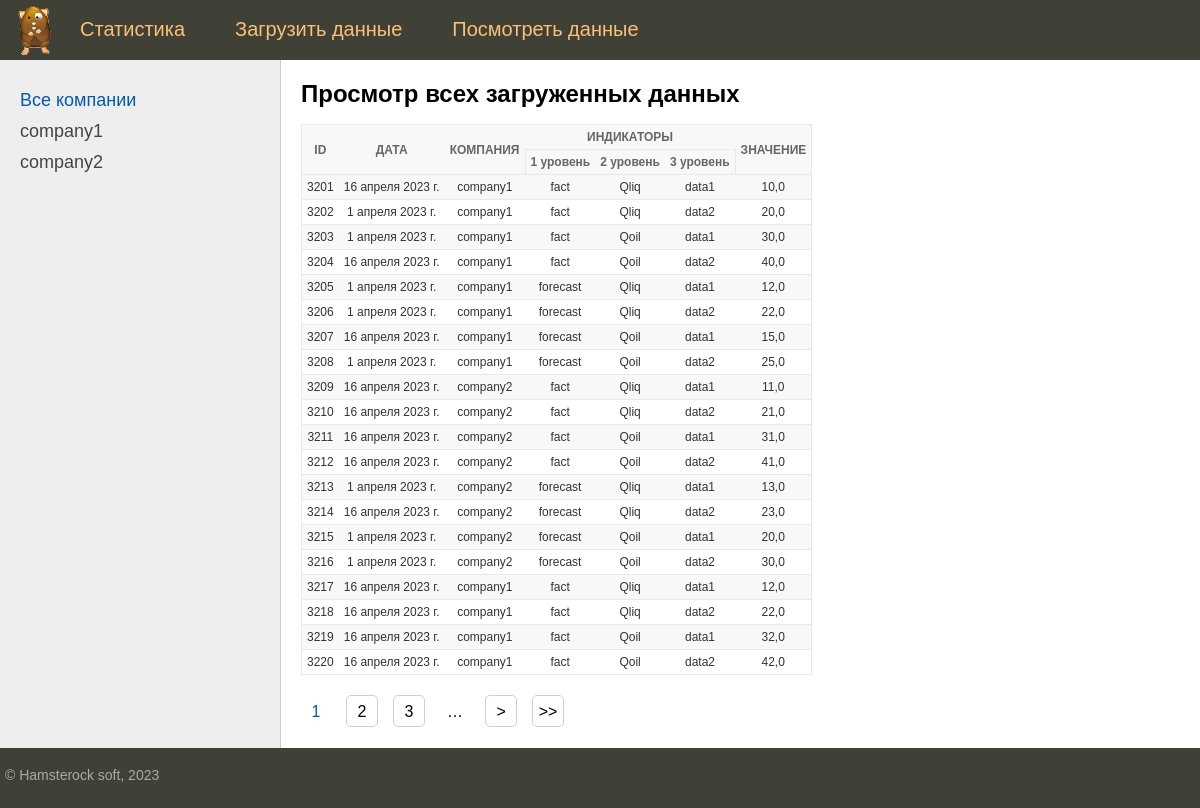
Page /data/0 on the committed database.
### main/models.py (models this page shows, shortened)
class Company(models.Model):
    name = models.CharField(max_length=100, unique=True, db_index=True, verbose_name='Наименование')
    def __str__(self):
        return f"{self.name}"
    class Meta:
        verbose_name = 'Компания'
        verbose_name_plural = 'Компании'
        ordering = ['name']

class Statistics(models.Model):
    stats_date = models.DateField(null=False, blank=False, db_index=True, verbose_name='Дата замера')
    company = models.ForeignKey('Company', on_delete=models.PROTECT, verbose_name='Компания')
    first_level_indicator = models.ForeignKey('Indicator', on_delete=models.PROTECT, null=False,
                                              blank=False, related_name='first_level_statistics',
                                              verbose_name='Индикатор первого уровня')
    second_level_indicator = models.ForeignKey('Indicator', on_delete=models.PROTECT, null=False,
                                               blank=False, related_name='second_level_statistics',
                                               verbose_name='Индикатор второго уровня')
    third_level_indicator = models.ForeignKey('Indicator', on_delete=models.PROTECT, null=False,
                                              blank=False, related_name='third_level_statistics',
                                              verbose_name='Индикатор третьего уровня')
    value = models.FloatField(null=False, blank=False, verbose_name='Значение')
    class Meta:
        verbose_name = 'Статистика'
        verbose_name_plural = 'Статистика'
        ordering = ['stats_date']

class Indicator(models.Model):
    name = models.CharField(max_length=100, db_index=True, verbose_name='Наименование')
    level = models.IntegerField(verbose_name='Уровень', choices=LEVELS, default=1, null=False, blank=False)
    def __str__(self):
        return f"{self.name}"
    class Meta:
        verbose_name = 'Индикатор'
        verbose_name_plural = 'Индикаторы'
        ordering = ['level', 'name']
        indexes = (Index(fields=['level', 'name'], name='indicator_level_name_idx'),)

### main/views.py (the view)
# urls.py: path('data/<int:company_id>', Data.as_view(), name='data'),
class Data(DataMixin, ListView):
    model = Statistics
    template_name = 'main/data.html'
    context_object_name = 'statistics'
    allow_empty = True
    def get_context_data(self, *, object_list=None, **kwargs):
        context = super().get_context_data(**kwargs)
        if not self.kwargs['company_id']:
            title = 'Просмотр всех загруженных данных'
        else:
            title = 'Просмотр загруженных данных по компании: ' + \
                    str(get_object_or_404(Company, pk=self.kwargs['company_id']))
        c_def = self.get_user_context(title=title,
                                      data_menu=True,
                                      company_selected=self.kwargs['company_id'])
        return dict(list(context.items()) + list(c_def.items()))
    def get_queryset(self):
        if not self.kwargs['company_id']:
            qs = Statistics.objects.all().order_by('id')
        else:
            qs = Statistics.objects.filter(company_id=self.kwargs['company_id']).order_by('id')
        return qs

### main/templatetags/main_tags.py (called while the page is built)
@register.inclusion_tag('main/menu_main.html')
def show_main_menu():
    return {"menu": main_menu}

@register.inclusion_tag('main/menu_data.html')
def show_data_left_menu(company_selected=None, companies=None):
    return {'company_selected': company_selected, 'companies': companies}

@register.simple_tag
def url_replace(request, field, value):
    d = request.GET.copy()
    d[field] = value
    return d.urlencode()

### main/utils.py (called while the page is built)
def get_u_context(request, initial_context):
    context = initial_context
    companies = Company.objects.all().order_by('name')
    context['companies'] = companies
    if 'company_selected' not in context:
        context['company_selected'] = 0
    if 'indicators_level_selected' not in context:
        context['indicators_level_selected'] = 1
    return context

    def validate_number(self, number):
        try:
            return super(SafePaginator, self).validate_number(number)
        except EmptyPage:
            if number > 1:
                return self.num_pages
            else:
                raise

    def get_user_context(self, **kwargs):
        return get_u_context(self.request, kwargs)

### main/templates/main/data.html (shortened to what this page needs)
{% extends 'main/base.html' %}
{% load main_tags %}
{% load static %}
{% block content %}
<h1>{{title}}</h1>
<table class="table-log">
    <tr>
        <th rowspan="2">ID</th>
        <th rowspan="2">ДАТА</th>
        <th rowspan="2">КОМПАНИЯ</th>
        <th colspan="3">ИНДИКАТОРЫ</th>
        <th rowspan="2">ЗНАЧЕНИЕ</th>
    </tr>
    <tr>
        <th>1 уровень</th>
        <th>2 уровень</th>
        <th>3 уровень</th>
    </tr>
    {% for s in statistics %}
    <tr>
        <td>{{ s.id }}</td>
        <td>{{ s.stats_date }}</td>
        <td>{{ s.company }}</td>
        <td>{{ s.first_level_indicator }}</td>
        <td>{{ s.second_level_indicator }}</td>
        <td>{{ s.third_level_indicator }}</td>
        <td>{{ s.value }}</td>
    </tr>
    {% endfor %}
</table>
{% endblock %}

### main/templates/main/base.html (shortened to what this page needs)
{% load static %}
{% load main_tags %}
<!DOCTYPE html>
<html>
   <head>
      <link type="text/css" href="{% static 'main/css/styles.css' %}" rel="stylesheet" />
   </head>
   <body>
      <table class="table-page" border=0 cellpadding="0" cellspacing="0">
         <tr style="height: calc(100% - 60px);">
            <td valign=top>
               {% show_main_menu %}
               <table class="table-content" border=0 cellpadding="0" cellspacing="0">
                  <tr>
                     <td valign="top" class="left-chapters" style="width: 280px;">
                        <ul id="leftchapters">
                           {% if data_menu %}
                               {% show_data_left_menu company_selected companies %}
                           {% endif %}
                        </ul>
                     </td>
                     <td valign="top" class="content" style="width: calc(100% - 280px);">
                        <div class="content-text">
                           {% block content %}
                           {% endblock %}
                           {% if page_obj.has_other_pages %}
                           <nav class="list-pages">
                              <ul>
                                 {% for p in paginator.page_range %}
                                    {% if page_obj.number == p %}
                                 <li class="page-num page-num-selected">{{ p }}</li>
                                    {% elif p >= page_obj.number|add:-2 and p <= page_obj.number|add:2 %}
                                 <li class="page-num"{% if p > 999 %} style="width: {% get_width p %}px"{% endif %}>
                                    <a href="?{% url_replace request 'page' p %}">{{ p }}</a>
                                 </li>
                                    {% endif %}
                                 {% endfor %}
                                 {% if page_obj.number <= paginator.num_pages|add:-3 %}
                                 <li class="page-num page-num-dotes">…</li>
                                 {% endif %}
                                 {% if page_obj.has_next %}
                                 <li class="page-num">
                                    <a href="?{% url_replace request 'page' page_obj.next_page_number %}">&gt;</a>
                                 </li>
                                 <li class="page-num">
                                    <a href="?{% url_replace request 'page' page_obj.paginator.num_pages %}" alt="{{ page_obj.paginator.num_pages }}" title="{{ page_obj.paginator.num_pages }}">&gt;&gt;</a>
                                 </li>
                                 {% endif %}
                              </ul>
                           </nav>
                           {% endif %}
                        </div>
                     </td>
                  </tr>
               </table>
            </td>
         </tr>
         <tr style="height: 60px;">
            <td valign=top>
               <div id="footer">
                  <p>&copy; Hamsterock soft, 2023</p>
               </div>
            </td>
         </tr>
      </table>
   </body>
</html>

### main/templates/main/menu_main.html (shortened to what this page needs)
<div class="header">
   <ul id="mainmenu" class="mainmenu">
      <li class="logo"><a href="{% url 'home' %}"><div class="logo"></div></a></li>
      {% for m in menu %}
         {% if m.url_suffix is not None %}
      <li><a href="{% url m.url_name m.url_suffix %}">{{ m.title }}</a></li>
         {% else %}
      <li><a href="{% url m.url_name %}">{{ m.title }}</a></li>
         {% endif %}
      {% endfor %}
   </ul>
</div>

### main/templates/main/menu_data.html
{% load main_tags %}
{% load static %}
{% if company_selected == 0 %}
<li class="selected">Все компании</li>
{% else %}
<li><a href="{% url 'data' 0 %}">Все компании</a></li>
{% endif %}
{% for c in companies %}
    {% if c.pk == company_selected %}
<li class="selected">{{ c.name }}</li>
    {% else %}
<li><a href="{% url 'data' c.pk %}">{{ c.name }}</a></li>
    {% endif %}
{% endfor %}

### main/static/main/css/styles.css (style rules this page uses)
html, body { font-family: Sans-serif, Arial, Tahoma; margin: 0; padding: 0; height: 100%; width: 100%; color: #444; }
a { color: #444; text-decoration: none; }
.table-page { width: 100%; height: 100%; vertical-align: top; }
.table-page tr { height: 100%; }
.header { background: #3F4137; height: 60px; }
.logo { background: url('../images/logo.png') no-repeat 10px 5px; width: 70px; height: 60px; }
ul.mainmenu { list-style: none; margin: 0; padding: 0; height: 60px; color: #fdc073; font-size: 20px; overflow: hidden; }
ul.mainmenu li { float: left; margin: 18px 40px 0 10px; }
ul.mainmenu li.logo { margin: 0; }
ul.mainmenu li a { color: #fdc073; text-decoration: none; }
.table-content { width: 100%; min-height: calc(100% - 60px); height: calc(100% - 60px); }
.left-chapters { margin: 0; background: #eee; border-right: 1px solid #ccc; min-height: 100%; }
.left-chapters ul { width: 250px; min-height: 100%; margin: 0; padding: 20px 10px 10px 20px; list-style: none; font-size: 18px; }
.left-chapters ul li { margin: 10px 0 0 0; color: #999; }
.left-chapters ul li.selected { color: #0059b2; }
.left-chapters ul li a { color: #444; text-decoration: none; }
.content { padding: 0px 0px 0px 0px; width: 100%; box-sizing: border-box; }
.content-text { margin: 20px 20px 20px 20px; color: #000; font-size: 18px; font-family: Sans-serif; }
.content-text h1 { font-size: 24px; }
#footer { box-sizing: border-box; height: 60px; background: #3F4137; padding: 5px; color: #aaa; font-size: 14px; font-family: Verdana, Geneva, Arial, Helvetica; text-align: left; overflow: hidden; }
.list-pages { text-align: left; margin: 0 0 20px 0; }
.list-pages ul { margin: 20px 0 0 0; padding: 0; list-style: none; }
.list-pages ul li { display: inline-block; margin: 0 10px 0 0; }
.list-pages a { color: #000; font-size: 16px; text-decoration: none; }
.list-pages .page-num, .page-num-selected { text-align: center; display: inline-block; width: 30px; height: 25px; padding: 5px 0 0 0; border: 1px solid #d0d0d0; border-radius: 5px; }
.list-pages .page-num-selected { border: none; color: #0059b2; font-size: 16px; }
.list-pages .page-num-dotes { border: none; font-size: 16px; }
.table-log { font-size: 12px; color: #333; border-collapse: collapse; text-align: center; }
.table-log th { background: #f8f8f8; color: #666; border-style: solid; border-width: 1px 0px 1px 0px; border-color: #e8e8e8; padding: 5px 5px; min-width: 8px; }
.table-log th:first-child { border-width: 1px 0px 1px 1px; }
.table-log th:last-child { border-width: 1px 1px 1px 0px; }
.table-log td { border-style: solid; border-width: 0px 0px 1px 0px; border-color: #e8e8e8; padding: 5px 5px; vertical-align: top; min-width: 8px; }
.table-log td:first-child { border-width: 0px 0px 1px 1px; }
.table-log td:last-child { border-width: 0px 1px 1px 0px; }
.table-log tr:nth-child(odd) { background: #f8f8f8; }
.table-log tr:nth-child(even) { background: white; }

### rows in the picture
Company: name "company1"
Company: name "company2"
Statistics: id "3201", stats_date "16 апреля 2023 г.", company "company1", first_level_indicator "fact", second_level_indicator "Qliq", third_level_indicator "data1", value "10,0"
Statistics: id "3202", stats_date "1 апреля 2023 г.", company "company1", first_level_indicator "fact", second_level_indicator "Qliq", third_level_indicator "data2", value "20,0"
Statistics: id "3203", stats_date "1 апреля 2023 г.", company "company1", first_level_indicator "fact", second_level_indicator "Qoil", third_level_indicator "data1", value "30,0"
Statistics: id "3204", stats_date "16 апреля 2023 г.", company "company1", first_level_indicator "fact", second_level_indicator "Qoil", third_level_indicator "data2", value "40,0"
Statistics: id "3205", stats_date "1 апреля 2023 г.", company "company1", first_level_indicator "forecast", second_level_indicator "Qliq", third_level_indicator "data1", value "12,0"
Statistics: id "3206", stats_date "1 апреля 2023 г.", company "company1", first_level_indicator "forecast", second_level_indicator "Qliq", third_level_indicator "data2", value "22,0"
Statistics: id "3207", stats_date "16 апреля 2023 г.", company "company1", first_level_indicator "forecast", second_level_indicator "Qoil", third_level_indicator "data1", value "15,0"
Statistics: id "3208", stats_date "1 апреля 2023 г.", company "company1", first_level_indicator "forecast", second_level_indicator "Qoil", third_level_indicator "data2", value "25,0"
Statistics: id "3209", stats_date "16 апреля 2023 г.", company "company2", first_level_indicator "fact", second_level_indicator "Qliq", third_level_indicator "data1", value "11,0"
Statistics: id "3210", stats_date "16 апреля 2023 г.", company "company2", first_level_indicator "fact", second_level_indicator "Qliq", third_level_indicator "data2", value "21,0"
Statistics: id "3211", stats_date "16 апреля 2023 г.", company "company2", first_level_indicator "fact", second_level_indicator "Qoil", third_level_indicator "data1", value "31,0"
Statistics: id "3212", stats_date "16 апреля 2023 г.", company "company2", first_level_indicator "fact", second_level_indicator "Qoil", third_level_indicator "data2", value "41,0"
Statistics: id "3213", stats_date "1 апреля 2023 г.", company "company2", first_level_indicator "forecast", second_level_indicator "Qliq", third_level_indicator "data1", value "13,0"
Statistics: id "3214", stats_date "16 апреля 2023 г.", company "company2", first_level_indicator "forecast", second_level_indicator "Qliq", third_level_indicator "data2", value "23,0"
Statistics: id "3215", stats_date "1 апреля 2023 г.", company "company2", first_level_indicator "forecast", second_level_indicator "Qoil", third_level_indicator "data1", value "20,0"
Statistics: id "3216", stats_date "1 апреля 2023 г.", company "company2", first_level_indicator "forecast", second_level_indicator "Qoil", third_level_indicator "data2", value "30,0"
Statistics: id "3217", stats_date "16 апреля 2023 г.", company "company1", first_level_indicator "fact", second_level_indicator "Qliq", third_level_indicator "data1", value "12,0"
Statistics: id "3218", stats_date "16 апреля 2023 г.", company "company1", first_level_indicator "fact", second_level_indicator "Qliq", third_level_indicator "data2", value "22,0"
Statistics: id "3219", stats_date "16 апреля 2023 г.", company "company1", first_level_indicator "fact", second_level_indicator "Qoil", third_level_indicator "data1", value "32,0"
Statistics: id "3220", stats_date "16 апреля 2023 г.", company "company1", first_level_indicator "fact", second_level_indicator "Qoil", third_level_indicator "data2", value "42,0"

### other values in the picture
{{ m.title }} "Статистика" "Посмотреть данные"
{{ m.title }} "Загрузить данные"
{{ title }} "Просмотр всех загруженных данных"
{{ p }} "1"
{{ p }} "2" "3"
